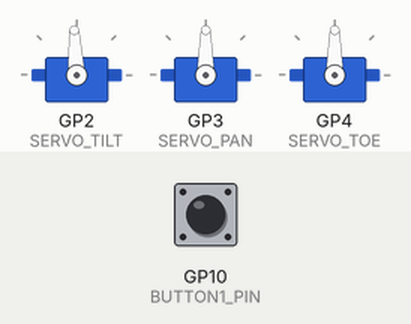
A program run on a simulated Raspberry Pi Pico. Parts: 3 × servo. The test bench sets the inputs (shaded band); at power-on: GP10 (BUTTON1_PIN) HIGH.

Above: at 1.2 s.
1.3 s: GP10 (BUTTON1_PIN) pulled LOW for 0.15 s
At 2.2 s:
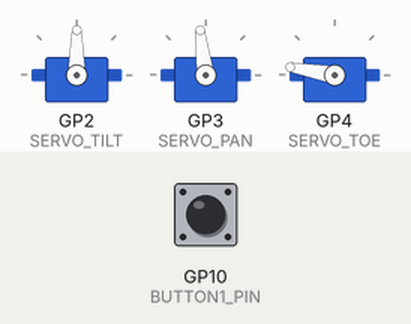
Timing chart, 0 to 6.8 s (numbered marks = the images above; inputs shaded):
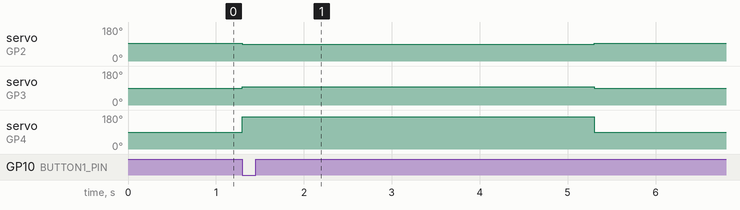

Measured:
- after the input at 1.3 s, servo on GP2 (SERVO_TILT): 93° → 90° at once, → 93° 4.0 s later; servo on GP3 (SERVO_PAN): 90° → 97° at once, → 90° 4.0 s later; servo on GP4 (SERVO_TOE): 90° → 170° at once, → 90° 4.0 s later

The program:

main.cpp
```cpp
#include <Arduino.h>
#include <Servo.h>

// Define servo objects
Servo servo_tilt;
Servo servo_pan;
Servo servo_toe;

// Define pins
#define SERVO_TILT 2    // GP2
#define SERVO_PAN 3    // GP3
#define SERVO_TOE 4    // GP4
#define BUTTON1_PIN 10  // GP10 (for Servo 1 and Servo 2 action)

// Original servo angles
#define servo_tilt_ORIGINAL 93
#define servo_pan_ORIGINAL 90
#define servo_toe_ORIGINAL 90

// Movement offsets
#define servo_tilt_OFFSET -3
#define servo_pan_OFFSET 7
#define servo_toe_LEFT 80     // Left position for Servo 3
#define servo_toe_RIGHT 100   // Right position for Servo 3

// Hold time in milliseconds
#define HOLD_TIME 4000  // 2 seconds

void setup() {
    // Attach servos
    servo_tilt.attach(SERVO_TILT);
    servo_pan.attach(SERVO_PAN);
    servo_toe.attach(SERVO_TOE);

    // Move all servos to original positions
    servo_tilt.write(servo_tilt_ORIGINAL);
    servo_pan.write(servo_pan_ORIGINAL);
    servo_toe.write(servo_toe_ORIGINAL);

    // Setup button input with internal pull-up
    pinMode(BUTTON1_PIN, INPUT_PULLUP);
}

void loop() {
    // Check if BUTTON1 is pressed (for Servo 1 and 2)
    if (digitalRead(BUTTON1_PIN) == LOW) {
        // Move Servo 1 and 2
        servo_tilt.write(servo_tilt_ORIGINAL + servo_tilt_OFFSET);
        servo_pan.write(servo_pan_ORIGINAL + servo_pan_OFFSET);
        servo_toe.write(servo_toe_ORIGINAL + servo_toe_LEFT);

        delay(HOLD_TIME);

        // Return to original positions
        servo_tilt.write(servo_tilt_ORIGINAL);
        servo_pan.write(servo_pan_ORIGINAL);
        servo_toe.write(servo_toe_ORIGINAL);

        // Wait until button is released (debounce)
        while (digitalRead(BUTTON1_PIN) == LOW) {
            delay(10);
        }

    }

    // No code triggering Servo 3 yet
}
```
